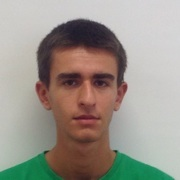
//> input picture OpenCV_MoneyCounter/imagens_usadas_para_os_ex/teste.jpg, 180 x 180 px
$ ./main   (built with g++ and OpenCV 4)
//> lines starting //> are read from the running program, lines starting //| are printed output that depends on the picture; after the words box and inside, x2 and y2 are one past the last pixel; in counts of white or black regions, pixels touching at a corner belong together
#include<opencv2/core/core.hpp>
#include<opencv2/imgproc/imgproc.hpp>
#include<opencv2/highgui/highgui.hpp>

#include<iostream>
#include <stdio.h>

using namespace cv;
using namespace std;

const int sliderMax=100;
int slider;
Mat img;
//função callback da trackbar, é chamada quando se chama a
void onTrackBar(int pos, void *){
    Mat imgConvert;
    if(pos>0){
        Point ponto(20,50);
        int blue=255,green=0,red=0;
        Scalar cor(blue,green,red);
        cvtColor(img,imgConvert, CV_RGB2GRAY);
        putText(imgConvert,to_string(pos),ponto,FONT_HERSHEY_SIMPLEX,2.0,cor);
    }
    else
        imgConvert= img;

    imshow("Trackbar app",imgConvert);
}

int main(){
    img = imread("F:\\universidade-eletronica\\4ano\\42VISAO\\teste.jpg");
//> img is the input picture: 180 rows x 180 cols, CV_8UC3; mean B, G, R 140, 148.9, 155.1
    namedWindow("Trackbar app");
    imshow("Trackbar app",img);

    slider=0;

    createTrackbar("RGB2GRAY","Trackbar app", &slider,sliderMax,onTrackBar);
//> slider 'RGB2GRAY' is set to 33
    waitKey(0);
//> in onTrackBar, `cvtColor(img,imgConvert, CV_RGB2GRAY);`:
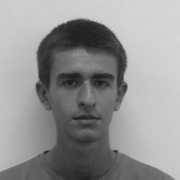
//> imgConvert: 180 rows x 180 cols, CV_8UC1; min 25, max 216, mean 147
//> in onTrackBar, `putText(imgConvert,to_string(pos),ponto,FONT_HERSHEY_SIMPLEX,2.0,cor);`:
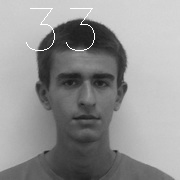
//> imgConvert: 180 rows x 180 cols, CV_8UC1; 0.59% of pixels changed, all inside (x1, y1, x2, y2) = (26, 8, 95, 51)

    return 0;
}

$ run again, with OpenCV_MoneyCounter/imagens_usadas_para_os_ex/small1.jpg copied over OpenCV_MoneyCounter/imagens_usadas_para_os_ex/teste.jpg
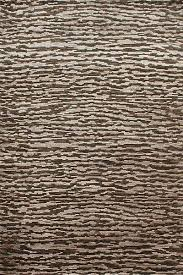
//> input picture OpenCV_MoneyCounter/imagens_usadas_para_os_ex/small1.jpg, 183 x 275 px
//> img is the input picture: 275 rows x 183 cols, CV_8UC3; mean B, G, R 98.7, 112.8, 128.2
//> in onTrackBar, `cvtColor(img,imgConvert, CV_RGB2GRAY);`:
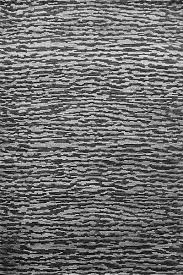
//> imgConvert: 275 rows x 183 cols, CV_8UC1; min 1, max 250, mean 110.4
//> in onTrackBar, `putText(imgConvert,to_string(pos),ponto,FONT_HERSHEY_SIMPLEX,2.0,cor);`:
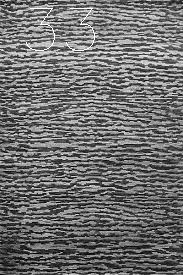
//> imgConvert: 275 rows x 183 cols, CV_8UC1; 0.38% of pixels changed, all inside (x1, y1, x2, y2) = (26, 8, 95, 51)

$ run again, with OpenCV_MoneyCounter/imagens_usadas_para_os_ex/small2.jpg copied over OpenCV_MoneyCounter/imagens_usadas_para_os_ex/teste.jpg
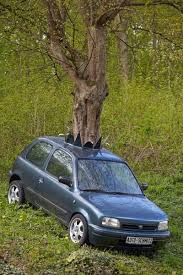
//> input picture OpenCV_MoneyCounter/imagens_usadas_para_os_ex/small2.jpg, 183 x 275 px
//> img is the input picture: 275 rows x 183 cols, CV_8UC3; mean B, G, R 63.9, 101.6, 100.5
//> in onTrackBar, `cvtColor(img,imgConvert, CV_RGB2GRAY);`:
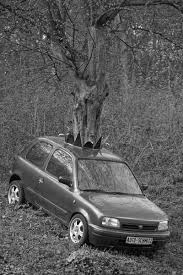
//> imgConvert: 275 rows x 183 cols, CV_8UC1; min 0, max 255, mean 90.2
//> in onTrackBar, `putText(imgConvert,to_string(pos),ponto,FONT_HERSHEY_SIMPLEX,2.0,cor);`:
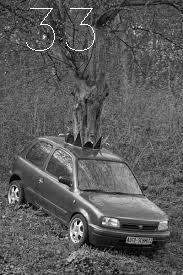
//> imgConvert: 275 rows x 183 cols, CV_8UC1; 0.38% of pixels changed, all inside (x1, y1, x2, y2) = (26, 8, 95, 51)
